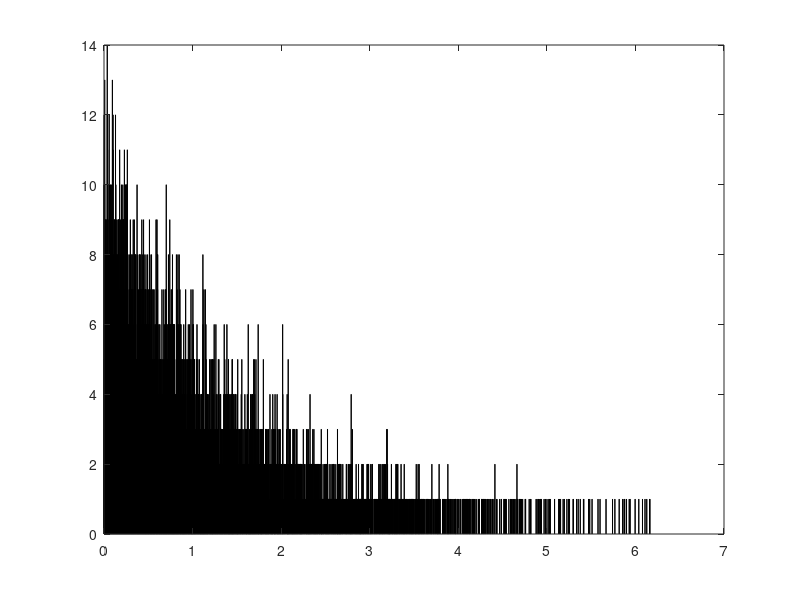

Here is the MATLAB script that generated this plot:
% Calculating probabilities of moving in certain angle direction
Boltzmann_Dist = makedist('Exponential', 'mu', 1).truncate(0, 2*pi);
sample = Boltzmann_Dist.random(10000, 1);
hist(sample, 10000);